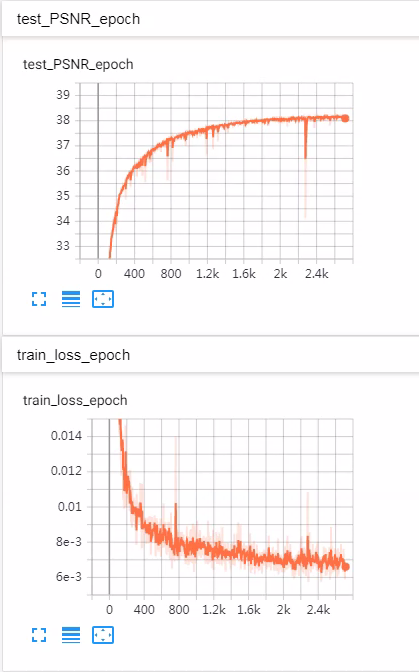
#> input picture log.png, 419 x 672 px, given as the content of the folder /home/wjmecho/workdir/SR/N_SR-master/dataset/valid, which was not available
$ python 'image_to_patch copy.py'
#> lines starting #> are read from the running program, lines starting #| are printed output that depends on the picture; pictures that were not available may be replaced by others from this repository, and a replacement may not be noted
#!/usr/bin/env python
# coding=utf-8
'''
@Author: wjm
@Date: 2020-06-13 20:12:23
@LastEditTime: 2020-06-13 21:19:24
@Description: file content
'''
import numpy as np
import glob
import os
import cv2

class image_to_patch:

    def __init__(self, patch_size, scale, image_patch):

        self.hr_patch_size = patch_size * scale
        self.lr_patch_size = patch_size
        self.scale = scale
        self.image_patch = image_patch

    def to_patch(self):

        data = glob.glob(os.path.join(self.image_patch, '*.png'))

        for i in range(len(data)):

            img = self.imread(data[i])
#> in imread, img is the input picture: shape (672, 419, 3); mean B, G, R 246.7, 246.2, 249.5
            if len(img.shape) == 3: # is color
                h, w, c = img.shape
#> h = 672; w = 419; c = 3
            else:
                h, w = img.shape # is grayscale
            nx, ny = 0, 0

            image_path = data[i]

            n = 1
            for x in range(0, h - self.hr_patch_size, self.hr_patch_size):
                nx += 1; ny = 0
                for y in range(0, w - self.hr_patch_size, self.hr_patch_size):
                    ny += 1

                    sub_img = img[x: x + self.hr_patch_size, y: y + self.hr_patch_size]

                    self.imsave(sub_img, image_path[:-4] + '_' + str(n) + '.png')
                    n = n + 1
#> this loop made 3 passes
#> pass 1, in imsave, `cv2.imwrite(os.path.join(os.getcwd(),path),image)`:
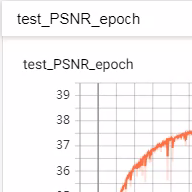
#> saved as log_1.png: shape (192, 192, 3); mean B, G, R 243.9, 243.5, 246.5
#> pass 1, in imsave (call 2), `cv2.imwrite(os.path.join(os.getcwd(),path),image)`:
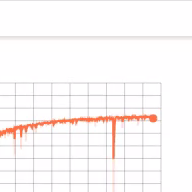
#> saved as log_2.png: shape (192, 192, 3); mean B, G, R 247.1, 247.1, 251.2
#> after the loop, n = 7; nx = 3

            for x in range(0, h - self.hr_patch_size, self.hr_patch_size):
                nx += 1; ny = 0
                for y in range(w - self.hr_patch_size, w, self.hr_patch_size):
                    ny += 1

                    sub_img = img[x: x + self.hr_patch_size, y: y + self.hr_patch_size]

                    self.imsave(sub_img, image_path[:-4] + '_' + str(n) + '.png')
                    n = n + 1
#> this loop made 3 passes
#> pass 1, in imsave (call 7), `cv2.imwrite(os.path.join(os.getcwd(),path),image)`:
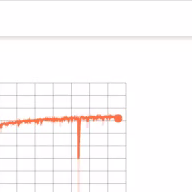
#> saved as log_7.png: shape (192, 192, 3); mean B, G, R 248.8, 248.6, 251.9
#> pass 2, in imsave (call 8), `cv2.imwrite(os.path.join(os.getcwd(),path),image)`:
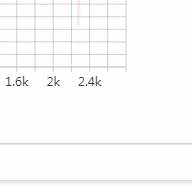
#> saved as log_8.png: shape (192, 192, 3); mean B, G, R 251.7, 250.6, 251.6
#> after the loop, n = 10; nx = 6

            for x in range(h - self.hr_patch_size, h, self.hr_patch_size):
                nx += 1; ny = 0
                for y in range(0, w - self.hr_patch_size, self.hr_patch_size):
                    ny += 1

                    sub_img = img[x: x + self.hr_patch_size, y: y + self.hr_patch_size]

                    self.imsave(sub_img, image_path[:-4] + '_' + str(n) + '.png')
                    n = n + 1
#> this loop made 1 pass
#> nx on pass 1: 7
#> pass 1, in imsave (call 10), `cv2.imwrite(os.path.join(os.getcwd(),path),image)`:
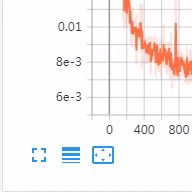
#> saved as log_10.png: shape (192, 192, 3); mean B, G, R 243.7, 243.3, 247.9
#> pass 1, in imsave (call 11), `cv2.imwrite(os.path.join(os.getcwd(),path),image)`:
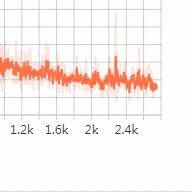
#> saved as log_11.png: shape (192, 192, 3); mean B, G, R 239.8, 241.3, 250.4
#> after the loop, n = 12; nx = 7

            for x in range(h - self.hr_patch_size, h, self.hr_patch_size):
                nx += 1; ny = 0
                for y in range(w - self.hr_patch_size, w, self.hr_patch_size):
                    ny += 1

                    sub_img = img[x: x + self.hr_patch_size, y: y + self.hr_patch_size]

                    self.imsave(sub_img, image_path[:-4] + '_' + str(n) + '.png')
                    n = n + 1
#> this loop made 1 pass
#> nx on pass 1: 8
#> pass 1, in imsave (call 12), `cv2.imwrite(os.path.join(os.getcwd(),path),image)`:
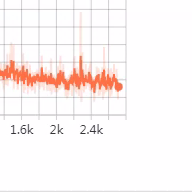
#> saved as log_12.png: shape (192, 192, 3); mean B, G, R 243.4, 244.2, 251.4
#> after the loop, n = 13; nx = 8

    def imsave(self, image, path):

        if not os.path.isdir(os.path.join(os.getcwd())):
            os.makedirs(os.path.join(os.getcwd()))

        cv2.imwrite(os.path.join(os.getcwd(),path),image)

    def imread(self, path):
        img = cv2.imread(path)
        return img

    def modcrop(self, img, scale =3):
        # Check the image is grayscale
        if len(img.shape) ==3:
            h, w, _ = img.shape
            h = (h / scale) * scale
            w = (w / scale) * scale
            img = img[0:h, 0:w, :]
        else:
            h, w = img.shape
            h = (h / scale) * scale
            w = (w / scale) * scale
            img = img[0:h, 0:w]
        return img


if __name__ == '__main__':
    csnln_path = 48
    scale = 4
    image_patch = r'/home/wjmecho/workdir/SR/N_SR-master/dataset/valid'
    myclass = image_to_patch(csnln_path, scale, image_patch)
    myclass.to_patch()
